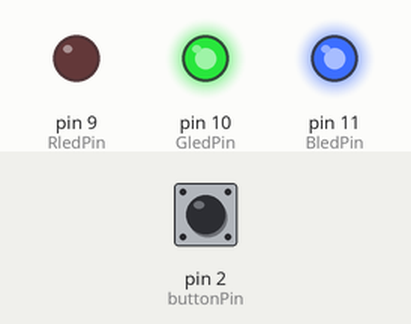
This sketch was run on a simulated Arduino Uno, built with avr-gcc and run on an emulated ATmega328P. Parts: output pins drawn as LEDs (lit = HIGH). The test bench sets the inputs (shaded band); at power-on: pin 2 (buttonPin) LOW.

Above: at 0.5 s.
At 2.5 s:
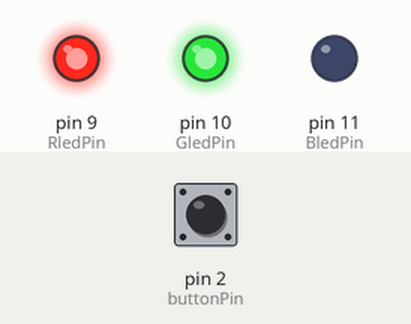
At 5.5 s:
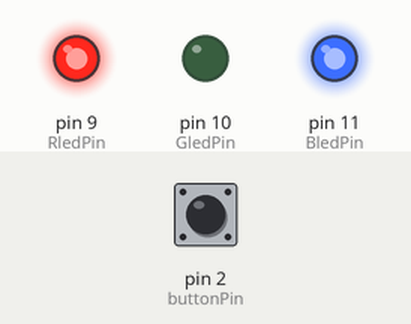
At 7.5 s:
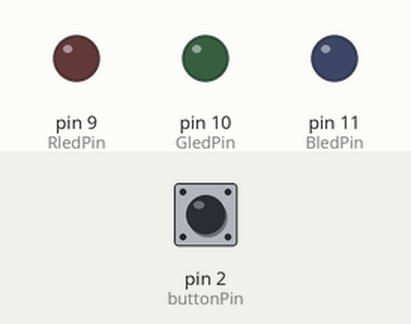
Timing chart, 0 to 9.2 s (numbered marks = the images above):
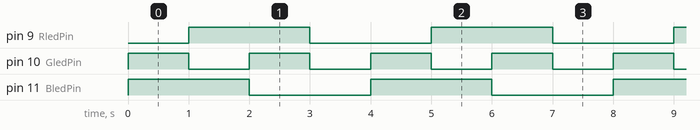

Measured:
- by itself, pin 9 (RledPin), pin 11 (BledPin): alternates HIGH for 2.0 s and LOW for 2.0 s
- by itself, pin 10 (GledPin): alternates HIGH for 1.0 s and LOW for 1.0 s
- by itself, everything shown: repeats every 4.0 s, in 4 steps

The sketch:

1008.ino
```cpp
const int buttonPin = 2;
const int RledPin = 9;
const int GledPin = 10;
const int BledPin = 11;

int ledcolor = 0;                // this variable stores the LED color
int buttonState = 0;             // the button is currently pressed or not
bool ButtonPressed = false;      // the button has been pressed or not
unsigned long previousMillis = 0; // store the last time LED color updated
const long interval = 1000;      // the timer for blinking the LED
bool ledColorOrder = true;       // store whether we increase or decrease the ledcolor

void setup() {
  // initialize the button pin as input
  pinMode(buttonPin, INPUT);

  // initialize LED digital pins as output
  pinMode(RledPin, OUTPUT);
  pinMode(GledPin, OUTPUT);
  pinMode(BledPin, OUTPUT);
}

void loop() {
  // Detect the button state
  buttonState = digitalRead(buttonPin);
  if (buttonState == HIGH && !ButtonPressed) {
    ledColorOrder = !ledColorOrder;   // reverse color order
    ButtonPressed = true;
  }
  if (buttonState == LOW && ButtonPressed) {
    ButtonPressed = false;
  }

  // Switch the LED color if the time from the last update is longer than interval
  unsigned long currentMillis = millis();
  if (currentMillis - previousMillis >= interval) {
    previousMillis = currentMillis;

    if (ledColorOrder == true) {
      ledcolor = ledcolor + 1;
      if (ledcolor > 3) ledcolor = 0;
    } else {
      ledcolor = ledcolor - 1;
      if (ledcolor < 0) ledcolor = 3;
    }
  }

  // Set the LED Module Color
  if (ledcolor == 0) {
    // Red
    digitalWrite(RledPin, LOW);
    digitalWrite(GledPin, HIGH);
    digitalWrite(BledPin, HIGH);
  } else if (ledcolor == 1) {
    // Green
    digitalWrite(RledPin, HIGH);
    digitalWrite(GledPin, LOW);
    digitalWrite(BledPin, HIGH);
  } else if (ledcolor == 2) {
    // Blue
    digitalWrite(RledPin, HIGH);
    digitalWrite(GledPin, HIGH);
    digitalWrite(BledPin, LOW);
  } else if (ledcolor == 3) {
    // White
    digitalWrite(RledPin, LOW);
    digitalWrite(GledPin, LOW);
    digitalWrite(BledPin, LOW);
  }
}
```
